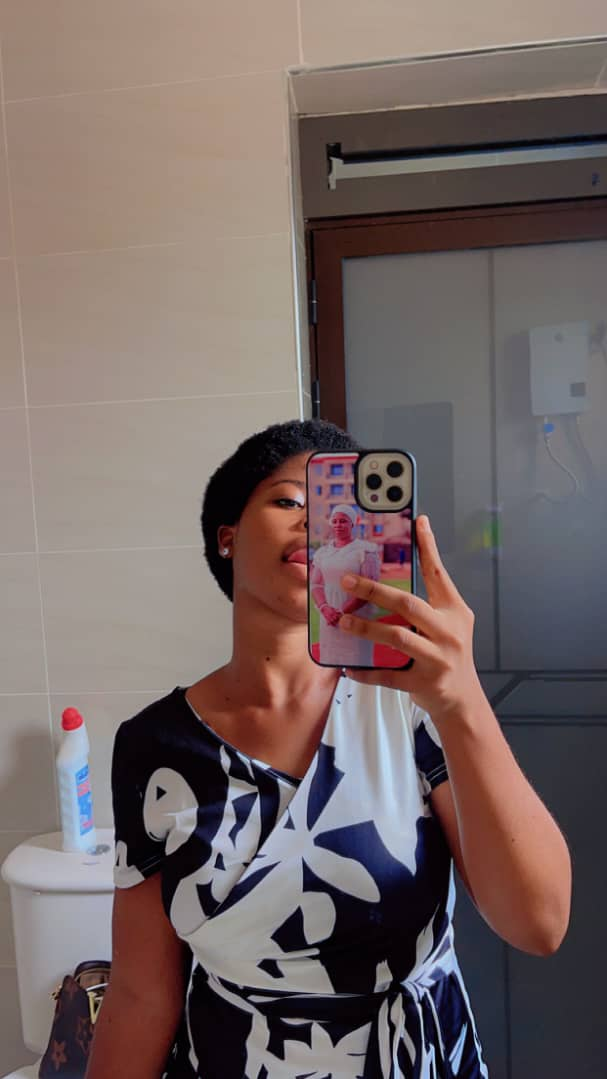
#> input picture Sandra/Me1.jpeg, 607 x 1079 px
$ python lesson3.py Me1.jpeg Me2.jpeg
#> lines starting #> are read from the running program, lines starting #| are printed output that depends on the picture
# [37 lines of commented-out code are left out]


from PIL import Image, ImageChops

img1 = Image.open('./Me1.jpeg')
#> img1 is the input picture: PIL image 607x1079 RGB; mean R, G, B 116.8, 101.9, 100
img2 = Image.open('./Me2.jpeg')
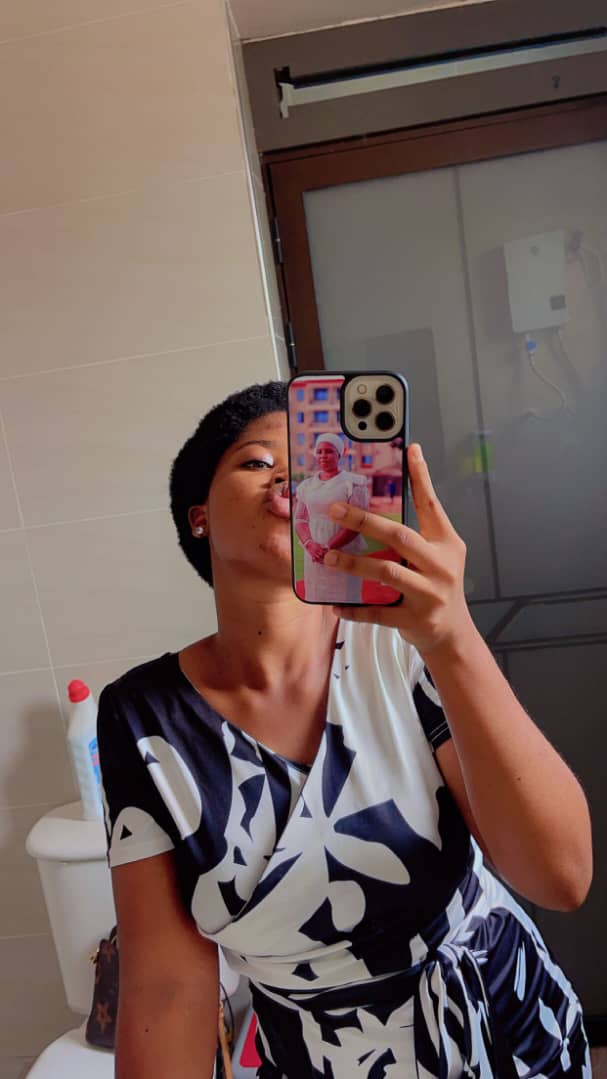
#> input picture Sandra/Me2.jpeg, 607 x 1079 px
#> img2 is the input picture: PIL image 607x1079 RGB; mean R, G, B 115, 96.4, 91.3

diff = ImageChops.difference(img1,img2)
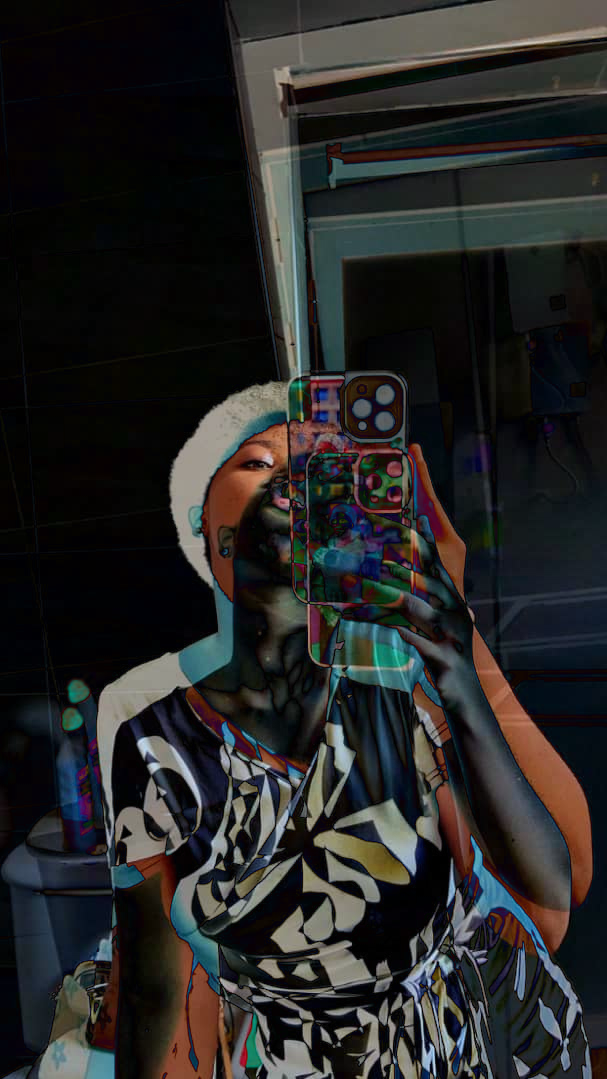
#> diff: PIL image 607x1079 RGB; mean R, G, B 38.3, 38.3, 37.8
diff.show()
